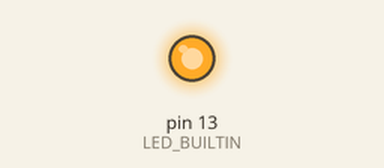
This sketch was run on a simulated Arduino Uno, built with avr-gcc and run on an emulated ATmega328P. Parts: output pins drawn as LEDs (lit = HIGH). What the sketch prints to the serial monitor is not drawn.

Above: at 2.5 s.
At 7.5 s:
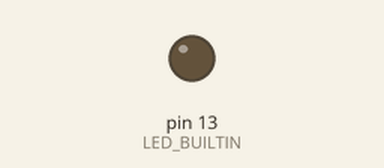
Timing chart, 0 to 13.0 s (numbered marks = the images above):
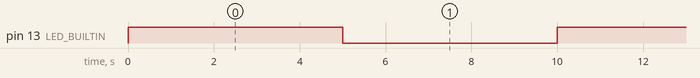

Measured:
- by itself, pin 13 (LED_BUILTIN): alternates HIGH for 5.0 s and LOW for 5.0 s

The sketch:

simple.ino
```cpp
void setup() {
  Serial.begin(9600);
  pinMode(LED_BUILTIN, OUTPUT);
}

void loop() {
  Serial.print("Ligou\987");
  digitalWrite(LED_BUILTIN, HIGH);
  delay(5000);
  Serial.print("Desligou\987");
  digitalWrite(LED_BUILTIN, LOW);
  delay(5000);
}
```
